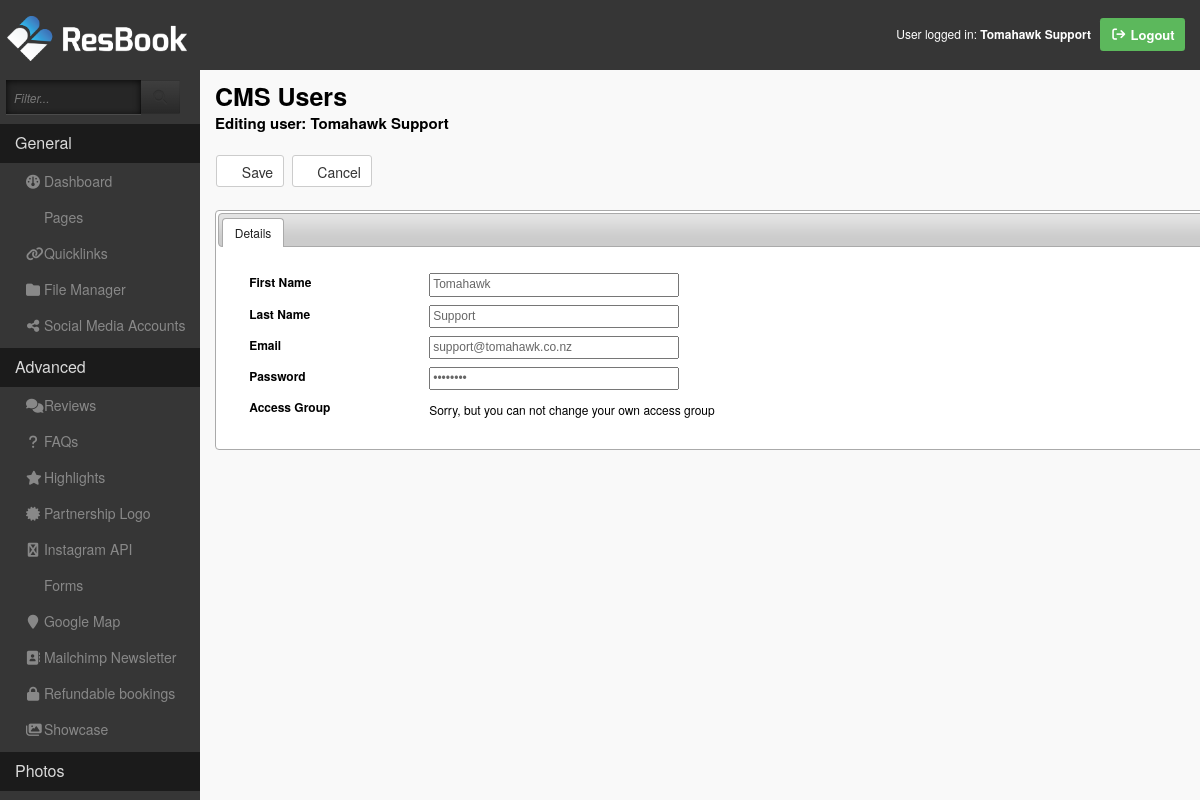
/jmcr-cms/index.php?do=users&action=edit&id=1 (signed in), run on the app's committed database.
### tables this page shows
CREATE TABLE `cms_users` (
  `user_id` int(11) NOT NULL COMMENT 'Primary key for user',
  `user_fname` varchar(45) NOT NULL COMMENT 'User''s firstname',
  `user_lname` varchar(45) DEFAULT NULL COMMENT 'User''s lastname',
  `user_pass` varchar(255) DEFAULT NULL COMMENT 'User''s password (recommended as being sha256)',
  `user_email` varchar(100) DEFAULT NULL COMMENT 'User''s email address',
  `last_login_date` datetime DEFAULT NULL,
  `access_id` int(11) DEFAULT 1 COMMENT 'User''s rights - whether they are admin, banned, general user etc. This is totally customisable and is up to the programmer.'
);

### jmcr-cms/modules/login/index.php (called while the page is built, shortened)
<?php
function initLoginMain()
{
  global $do, $action, $actionView, $message, $template, $objUserAuthentication, $isValidSession, $moduleContent;
  $objUserAuthentication = new UserAuthentication();
  $isValidSession = FLAG_NO;
  switch ($do) {
    default:
      $isValidSession = $objUserAuthentication->checkValidSession();
      break;
  }
  if ($isValidSession != FLAG_YES && $do != 'forget') {
    require_once __DIR__ . '/login_form.php';
    displayLoginScreen();
  } else {
    $do = (empty($do)) ? 'dashboard' : $do;
  }
}

### classes/UserAuthentication.class.php (called while the page is built, shortened)
<?php
class UserAuthentication
{
    public function checkValidSession()
    {
        $isValidSession = FLAG_YES;
        return $isValidSession;
    }
}

### functions/func_core.php (called while the page is built, shortened)
<?php
function getNullIfEmpty(mixed $var)
{
	return (empty($var)) ? null : $var;
}
function requestVar(mixed $var)
{
  $output = $_POST[$var] ?? '';
  if(empty($output))
  {
    $output = $_GET[$var] ?? '';
  }
  return (empty($output)) ? null : $output;
}
?>

### functions/func_validate.php (called while the page is built, shortened)
<?php
function isLowerAlpha($var){
    $var = trim($var);
    if(ctype_lower($var)) {
      return $var;
    }
    return false;
}
?>

### functions/func_sanitize.php (called while the page is built, shortened)
<?php
function sanitizeCallback(
    $var,
    $options = ['options' => 'isLowerAlpha'],
    $filterType = FILTER_CALLBACK): string
{
  $varOutput = filter_var( $var, $filterType, $options);
  return stripslashes(strip_tags(htmlentities((string) $varOutput, ENT_QUOTES)));
}
?>

### functions/func_db.php (called while the page is built, shortened)
<?php
function runQuery($sql)
{
	global $cConnection, $dedicatedConn;
  	$dedicatedConn = mysqli_connect($cConnection->m_ServerName, $cConnection->m_UserName, $cConnection->m_Password, $cConnection->m_DatabaseName);
	mysqli_query($dedicatedConn, "SET names utf8;");
	$result = mysqli_query($dedicatedConn, $sql);
	if ($result) {
		return $result;
	} else {
		$GLOBALS["error"] = "Lookup failed: " . mysqli_error($dedicatedConn) . $sql;
		return false;
	}
}
function fetchRow($sql)
{
  $result = runQuery($sql);
	if ($result !== '' && $result !== '0') {
		return mysqli_fetch_assoc($result);
	}
	return false;
}

### jmcr-cms/includes/ckeditor.config.php (called while the page is built)
<?php
$jsVars["ckFontColorOptions"] = [
    ["color" => "hsl(0, 0%, 0%)", "label" => "Black", "hasBorder" => true],
    [
        "color" => "hsl(222, 6.8%, 29%)",
        "label" => "Dark grey",
        "hasBorder" => true,
    ],
    [
        "color" => "hsl(0, 0%, 31.4%)",
        "label" => "Medium grey",
        "hasBorder" => true,
    ],
    ["color" => "hsl(0, 0%, 43.9%)", "label" => "Grey", "hasBorder" => true],
    [
        "color" => "hsl(0, 0%, 59.6%)",
        "label" => "Dim grey",
        "hasBorder" => true,
    ],
    [
        "color" => "hsl(0, 0%, 96.9%)",
        "label" => "Light grey",
        "hasBorder" => true,
    ],
    ["color" => "hsl(0, 0%, 100%)", "label" => "White", "hasBorder" => true],
    [
        "color" => "hsl(39.3, 99.2%, 47.6%)",
        "label" => "Yellow",
        "hasBorder" => true,
    ],
    [
        "color" => "hsl(173, 89%, 36%)",
        "label" => "Primary",
        "hasBorder" => true,
    ],
];
$jsVars["ckPlaceholderTags"] = [
    "default" => [
        "Full Name",
        "First Name",
        "Email Address",
        "Phone Number",
        "Donation Id",
        "Donation Amount",
        "Donation Cause",
        "Transaction Id",
        "DPS Txn Id",
        "DPS Reference",
    ],
    "set1" => [
        "Full Name",
        "First Name",
        "Email Address",
        "Phone Number",
        "Donation Id",
        "Donation Amount",
        "Donation Frequency",
        "Donation Cause",
        "Transaction Id",
        "DPS Txn Id",
        "DPS Reference",
        "Next Payment Date",
        "Donation Cancellation Link",
    ],
    "set2" => [
        "Full Name",
        "First Name",
        "Email Address",
        "Phone Number",
        "Donation Id",
        "Donation Amount",
        "Donation Frequency",
        "Donation Cause",
    ],
];

### jmcr-cms/modules/users/views/content.php (the view, shortened to what this page needs)
<?php
$accessGroupView = 'Sorry, but you can not change your own access group';
$tabDetailsContent = '<table width="100%" border="0" cellspacing="0" cellpadding="4">
    <tr>
      <td width="180">
        <label for="user_fname">First Name</label>
      </td>
      <td>
        <input type="text" name="user_fname" id="user_fname" value="'.$userFirstName.'" style="width:250px;" />
      </td>
    </tr>
    <tr>
      <td width="180">
        <label for="user_lname">Last Name</label>
      </td>
      <td>
        <input type="text" name="user_lname" id="user_lname" value="'.$userLastName.'" style="width:250px;" />
      </td>
    </tr>
    <tr>
      <td width="180">
        <label for="user_email">Email</label>
      </td>
      <td>
        <input name="user_email" type="text" id="user_email" value="'.$userEmail.'" style="width:250px;" />
      </td>
    </tr>
    <tr>
      <td width="180">
        <label for="user_pass">Password</label>
      </td>
      <td>
        <input name="user_pass" type="password" id="user_pass"
         value="********" style="width:250px;" onClick="this.value=\'\';"/>
      </td>
    </tr>
    <tr>
      <td width="180">
        <label for="access_id">Access Group</label>
      </td>
      <td>'.$accessGroupView.'</td>
    </tr>
  </table>';
?>

### jmcr-cms/index.php (shortened to what this page needs)
<?php
if(isset($_POST['do']) || isset($_GET['do']) ) {
  $do          = getNullIfEmpty(sanitizeCallback(requestVar('do')));
} else {
  $do          = '';
}
$jsVars      = [];
require_once MODULES_DIR.DS.'login'.DS.'index.php';
if (!empty($do)) {
  if($isValidSession == FLAG_YES)
  {
    $module_path = MODULES_DIR.DS.$do.DS.'index.php';
    if (file_exists($module_path) && !is_dir($module_path)) {
      initMain();
    } else {
      die('<pre>#Invalid request</pre>');
    }
  }
} else {
  Helper::redirect(ADMIN_BASE_URL . '/?do=login');
}
require "resultPage.php";
exit();

### jmcr-cms/modules/users/index.php (shortened to what this page needs)
<?php
function initMain()
{
  global $message, $isValidSession, $itemSelected, $moduleMainHeading, $do;
  $id           = requestVar('user_id');
  $action       = requestVar('action');
  $moduleMainHeading = "CMS Users";
  switch ($action) {
    case 'edit':
      $return = editItem();
      break;
  }
  $moduleContent = "";
  $activeRecords = generateTable();
 $moduleActions = '<ul class="page-action">
      <li>
        <button type="button" class="btn btn-default"
          onclick="submitForm(\'new\',1)">
          <i class="glyphicon glyphicon-plus-sign"></i> New
        </button>
      </li>
      <li>
        <button type="button" class="btn btn-default"
          onclick="submitForm(\'delete\')">
          <i class="glyphicon glyphicon-trash"></i> Delete
        </button>
      </li>
    </ul>';
  $moduleContent .= '<form action="'.ADMIN_BASE_URL.'/?do='.$do.'"
     method="post" style="margin:0px;" name="pageList" id="pageList">
      <table width="100%" class="bordered">
        <thead>
          <tr>
            <th width="30" align="center">
              <label class="custom-check">
                <input type="checkbox" name="all" id="checkall">
                <span></span>
              </label>
            </th>
            <th>User</th>
            <th width="200">Email Address</th>
            <th width="200">Access Group</th>
            <th width="200">Last Login Date</th>
          </tr>
        </thead>
        <tbody>
          '.$activeRecords.'
        </tbody>
      </table>
      <input type="hidden" name="action" value="" id="action">
      <input type="hidden" name="do" value="'.$do.'" id="do">
    </form>';
  require "resultPage.php";
  exit();
}

### jmcr-cms/modules/users/edit.php (shortened to what this page needs)
<?php
function editItem()
{
  global $message, $id, $do, $disableMenu, $moduleMainHeading, $isValidSession, $moduleSubHeading;
  $disableMenu = FLAG_YES;
  $sqlModuleData = "SELECT `user_id`,
      `user_fname`,
      `user_lname`,
      `user_pass`,
      `user_email`,
      `last_login_date`,
      `access_id`,
      TRIM(CONCAT(`user_fname`, ' ', `user_lname`)) AS full_name
    FROM `cms_users`
    WHERE `user_id` = '{$id}'
    LIMIT 1";
  $userData = fetchRow($sqlModuleData);
  $userFirstName     = $userData['user_fname'];
  $userLastName      = $userData['user_lname'];
  $userFullName      = $userData['full_name'];
  $userEmail         = $userData['user_email'];
  $moduleSubHeading = 'Editing user: '.$userFullName;
  $moduleActions = '<ul class="page-action">
    <li>
      <button type="button" class="btn btn-default" id="pg-save"
        onclick="submitForm(\'save\',1)">
          <i class="glyphicon glyphicon-floppy-save"></i> Save
      </button>
    </li>
    <li>
      <a class="btn btn-default" href="'.ADMIN_BASE_URL.'/?do='.$do.'">
        <i class="glyphicon glyphicon-arrow-left"></i> Cancel
      </a>
    </li>
  </ul>';
  require_once MOD_VIEWS_DIR.DS.'content.php';
  $arrMenuTabs = [];
  $arrMenuTabs['Details']  = $tabDetailsContent;
  $tabIndex   = 0;
  $tabList    = "";
  $tabContent = "";
  foreach ($arrMenuTabs as $tabKey => $tabValue) {
    $tabList    .= '<li><a href="#tabs-'.$tabIndex.'">'.$tabKey.'</a></li>';
    $tabContent .= '<div id="tabs-'.$tabIndex.'">'.$tabValue.'</div>';
    $tabIndex++;
  }
  $moduleContent = '<form action="'.ADMIN_BASE_URL.'/index.php" method="post"
    name="pageList" enctype="multipart/form-data">
      <div id="tabs">
        <ul>'.$tabList.'</ul>
        <div style="padding:10px;">'.$tabContent.'</div>
      </div>
      <input type="hidden" name="action" value="" id="action">
      <input type="hidden" name="do" value="'.$do.'">
      <input type="hidden" name="id" value="'.$id.'">
  </form>';
  require "resultPage.php";
  echo $resultPageContent;
  exit();
}

### jmcr-cms/includes/navigation.php (shortened to what this page needs)
<?php
function buildSiteMenu()
{
    global $do, $disableMenu, $menuDisable;
    $mainMenuView = '<ul class="main-navigator">';
    foreach ($menuPages as $menu) {
        $mainMenuView .= "<li><span>" . $menu["group_label"] . "</span>";
        $mainMenuView .= '<ul class="nav nav-pills nav-stacked navi">';
        foreach ($menu["items"] as $menuItem) {
            $menuItemLabel = $menuItem["label"];
            $menuItemUri = $menuItem["uri"];
            $menuItemIconCls = $menuItem["icon_cls"];
            $menuLink = ADMIN_BASE_URL . "?do=" . $menuItemUri;
            $isDisabled =
                $disableMenu == FLAG_YES || $menuDisable == FLAG_YES
                    ? " disabled"
                    : "";
            $isActive = $menuItemUri == $do ? " active" : "";
            $href =
                $disableMenu == FLAG_YES || $menuDisable == FLAG_YES
                    ? ""
                    : ' href="' . $menuLink . '"';
            $icon = $menuItemIconCls
                ? ' <i class="' . $menuItemIconCls . '"></i> '
                : "";
            if (!empty($menuItemLabel)) {
                $mainMenuView .=
                    '<li class="' .
                    $isDisabled .
                    $isActive .
                    '"><a' .
                    $href .
                    ">" .
                    $icon .
                    $menuItem["label"] .
                    "</a></li>";
            }
        }
        $mainMenuView .= "</ul>";
        $mainMenuView .= "</li>";
        $mainMenuView .= '<li class="nav-divider"></li>';
    }
    $mainMenuView .= "</ul>";
    $mainMenuView .= '<style>.verspan { font-size: 12px !important; font-style: italic; color: #848484 !important; }</style>';
    $mainMenuView .= '<ul "class="main-navigator"><li class="version"><span class="verspan">NetZone Core 2 Version: '. VERSION . '</span></li></ul>';
    return $mainMenuView . "</ul>";
}
?>

### jmcr-cms/resultPage.php (shortened to what this page needs)
<?php
global  $moduleTabContent, $moduleMainHeading, $moduleSubHeading, $disableMenu;
$extraScripts     = (empty($extraScripts)) ? '' : $extraScripts;
$extraStyles      = (empty($extraStyles)) ? '' : $extraStyles;
$scriptsOnLoad    = (empty($scriptsOnLoad)) ? '' : $scriptsOnLoad;
if ($template == "") {
  $template = TEMPLATES_DIR.DS.'general.html';
}
$resultPageContent = file_get_contents("{$template}");
require_once ADMIN_BASE_PATH.DS.INCLUDES_DIR.DS.'navigation.php';
require_once ADMIN_BASE_PATH.DS.INCLUDES_DIR.DS.'ckeditor.config.php';
$arrResultPage = [];
$mainMenuView = '';
if (!empty(USER_ID)) {
  $mainMenuView      = buildSiteMenu();
  $siteUserFullName  = USER_FNAME.' '.USER_LNAME;
  $arrResultPage['site_user_data'] = '
    <div style="color:#fff;">
      <i class="glyphicon glyphicon-user"></i>
        User logged in: <strong>'.$siteUserFullName.'</strong>
      <a href="'.ADMIN_BASE_URL.'?do=logout" style="color:#fff;
       text-decoration:none">
        <strong>
          <span class="label label-success" style="padding:0.5em 0.8em 0.6em;
          margin-left:6px;font-size:13px;">
            <i class="fa fa-sign-out fa-fw"></i>
            Logout
          </span>
        </strong>
      </a>
    </div>';
} else {
  $arrResultPage['site_user_data'] = '';
}
$templatePath  = ADMIN_BASE_PATH.DS.TEMPLATES_DIR.DS.'underscore'.DS;
$templatePath .= 'content_row.tmpl';
$jsVars['baseUrl']        = ADMIN_BASE_URL.DS;
$jsVars['dataManagerUrl'] = ADMIN_BASE_URL.DS.'?do=files';
$jsVars['templates']['contentRow'] = file_get_contents($templatePath);
$jsVars['templates']['contentRow'] = file_get_contents($templatePath);
$copyrightText  = "Netzone CMS 2.0 &copy; Copyright 2009 - ";
$copyrightText .= date('Y')." Tomahawk Brand Management Limited.";
$arrResultPage['jsVars'] = json_encode($jsVars, JSON_THROW_ON_ERROR);
$arrResultPage['root']                = ADMIN_BASE_URL;
$arrResultPage['site_main_menu']      = $mainMenuView ;
$arrResultPage['module_actions']      = $moduleActions;
$arrResultPage['module_main_heading'] = ($moduleMainHeading)
                                          ? '<h1 class="main-h1">'
                                            .$moduleMainHeading.
                                            '</h1>'
                                          : '';
$arrResultPage['module_sub_heading']  = ($moduleSubHeading)
                                          ? '<h2 class="main-h2">'
                                            .$moduleSubHeading.'</h2>'
                                          : '';
$arrResultPage['module_content_cls']  = ($arrResultPage['module_sub_heading'] !== '' && $arrResultPage['module_sub_heading'] !== '0')
                                          ? 'xl'
                                          : '';
$arrResultPage['data_disabled']       = ($disableMenu)
                                          ? ' disabled="disabled"'
                                          : '';
$arrResultPage['module_content']      = $moduleContent ;
$arrResultPage['module_tab_content']  = $moduleTabContent;
$arrResultPage['active_tab_index']    = (empty($activeTabIndex)) ? 0 : $activeTabIndex;
$arrResultPage['copyright']           = $copyrightText;
$arrResultPage['scripts_onload']      = $scriptsOnLoad;
$arrResultPage['styles_ext']          = $extraStyles;
$arrResultPage['scripts_ext']         = $extraScripts;
foreach ($arrResultPage as $key => $value) {
  if ($value !== null) {
      $resultPageContent = str_replace('==' . $key . '==', $value, $resultPageContent);
  }
}
?>

### data on the page
cms_users: user_fname "Tomahawk", user_lname "Support", user_email "support@tomahawk.co.nz"

### other printed values
$menu["group_label"] "General"
$menuItem["label"] "Dashboard"
$menuItem["label"] "Pages"
$menuItem["label"] "Quicklinks"
$menuItem["label"] "File Manager"
$menuItem["label"] "Social Media Accounts"
$menu["group_label"] "Advanced"
$menuItem["label"] "Reviews"
$menuItem["label"] "FAQs"
$menuItem["label"] "Highlights"
$menuItem["label"] "Partnership Logo"
$menuItem["label"] "Instagram API"
$menuItem["label"] "Forms"
$menuItem["label"] "Google Map"
$menuItem["label"] "Mailchimp Newsletter"
